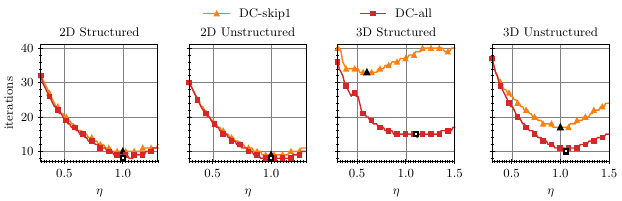

This chart was generated by the following Python code:
# from dataloader import load_data
import sys, os

sys.path.append(os.path.abspath("../../../plot_common"))
from common import set_figure, fig_size
from palettes import get_sensitivity_plot_names, get_color, get_marker

import numpy as np
import itertools

import matplotlib
import matplotlib.pyplot as plt
from matplotlib.ticker import MultipleLocator, FormatStrFormatter, AutoMinorLocator
import matplotlib.ticker as ticker

########################################################################
# Define AMG labels and attributes (colors, etc.)
# If you change their order, you also need to change the order of
# paths[ ] below.
########################################################################
names = get_sensitivity_plot_names("p2p1")
colors = [get_color(n) for n in names]
markers = [get_marker(n) for n in names]
markersize = 3

########################################################################
# LOAD DATA
########################################################################
PREAM = "./"  # "../../../../data_collection/opt_params/th_stokes/heat_map/"
data_paths = {
    names[0]: {
        "2D Structured": PREAM + "eta_ho/structured/2D_bfs/",
        "2D Unstructured": PREAM + "eta_ho/unstructured/2D/",
        "3D Structured": PREAM + "eta_ho/structured/3D/",
        "3D Unstructured": PREAM + "eta_ho/unstructured/3D/",
    },
    names[1]: {
        "2D Structured": PREAM + "eta_hlo/structured/2D_bfs/",
        "2D Unstructured": PREAM + "eta_hlo/unstructured/2D/",
        "3D Structured": PREAM + "eta_hlo/structured/3D/",
        "3D Unstructured": PREAM + "eta_hlo/unstructured/3D/",
    },
}

opt_values_chosen = {
    names[0]: {
        "2D Structured": 1.00,
        "2D Unstructured": 1.00,
        "3D Structured": 0.60,
        "3D Unstructured": 1.00,
    },
    names[1]: {
        "2D Structured": 1.00,
        "2D Unstructured": 1.00,
        "3D Structured": 1.10,
        "3D Unstructured": 1.06,
    },
}


########################################################################
# Helper Function
########################################################################
def loaddata(PATH):
    cf = np.load(PATH + "cf_data_1.npy")
    iters = np.load(PATH + "iters_data_1.npy")
    param = np.load(PATH + "param_ranges.npy", allow_pickle=True).tolist()
    ETAs = param["\\eta"][0]

    return cf, iters, ETAs


def print_opt_values(rho, iters, ETAs):
    """Optimal parameters based on the smallest number of iterations is more
    accurate than based solely on the convergence factor.
    """
    iters_min = iters.min()
    idx_opt = np.where(iters == iters_min)[0]

    cf_min_idx = np.argmin(rho[idx_opt])
    eta_id = idx_opt[cf_min_idx]
    eta_opt = ETAs[eta_id]
    rho_min = rho[eta_id]
    iters_opt = iters[eta_id]

    return eta_opt, iters_opt, rho_min


########################################################################
# PLOT DATA
########################################################################

ncols = 4  # len(list(data_paths.keys())) # 2
nrows = 1
fs = fig_size.singlefull
set_figure(width=fs["width"], height=0.3 * fs["width"])
fig, AXES = plt.subplots(nrows, ncols, sharey="row", sharex="col")

cf_min = [1e4] * ncols
cf_max = [-1] * ncols
iter_min = [1e4] * ncols
iter_max = [-1] * ncols
indep_var_min = [1e4] * ncols
indep_var_max = [-1] * ncols
for pid, mg in enumerate(data_paths.keys()):
    data = data_paths[mg]
    for i, (prob_type, PATH) in enumerate(data.items()):
        axes = AXES[i]

        cf, iters, ETAs = loaddata(PATH)
        eta_opt, iters_opt, rho_min = print_opt_values(cf, iters, ETAs)

        indep_var = ETAs
        var_name = "$\eta$"  # list(param.keys())[0]
        iters0 = np.ravel(iters)
        axes.plot(
            indep_var,
            iters,
            label=mg,
            linestyle="-",
            lw=1,
            clip_on=False,
            color=colors[pid],
            marker=markers[pid],
            markersize=markersize,
            markevery=5,
        )

        eta_opt_reported = opt_values_chosen[mg][prob_type]

        idx = np.argmin(np.abs(ETAs - eta_opt_reported))
        iters_opt = iters[idx]
        axes.plot(
            eta_opt_reported,
            iters_opt,
            marker=markers[pid],
            markersize=3,
            markerfacecolor="w",
            markeredgewidth=1.5,
            linestyle="",
            color="k",
        )

        axes.set_title(prob_type)

        cf_min[i] = min(cf_min[i], min(cf))
        cf_max[i] = max(cf_max[i], max(cf))
        iter_min[i] = min(iter_min[i], min(iters0))
        iter_max[i] = max(iter_max[i], max(iters0))
        indep_var_min[i] = min(min(indep_var), indep_var_min[i])
        indep_var_max[i] = max(max(indep_var), indep_var_max[i])

        if i == 0:
            axes.set_ylabel("iterations")
        axes.set_xlabel("$\eta$")

handles, labels = axes.get_legend_handles_labels()
AXES[1].legend(
    handles=[handles[0]],
    labels=[labels[0]],
    bbox_to_anchor=(0.0, 1.2, 1.0, 0.2),
    loc="upper center",
    ncol=1,
)
AXES[2].legend(
    handles=[handles[1]],
    labels=[labels[1]],
    bbox_to_anchor=(0.0, 1.2, 1.0, 0.2),
    loc="upper center",
    ncol=1,
)

for j, ax in enumerate(AXES):
    ax.set_ylim((min(iter_min) - 1, max(iter_max) + 1))
    ax.xaxis.set_minor_locator(MultipleLocator(0.025))
    ax.grid(None)
    ax.set_xlim((indep_var_min[j], indep_var_max[j]))
    ax.set_box_aspect(1)

    ax.yaxis.set_minor_locator(MultipleLocator(2))

    # xticks = [0.3, 0.5, 0.7, 0.9, 1.1, 1.3]
    # ax.set_xticks(xticks)

if "--savefig" in sys.argv:
    plt.savefig("fig_5.pdf")
else:
    plt.show()
